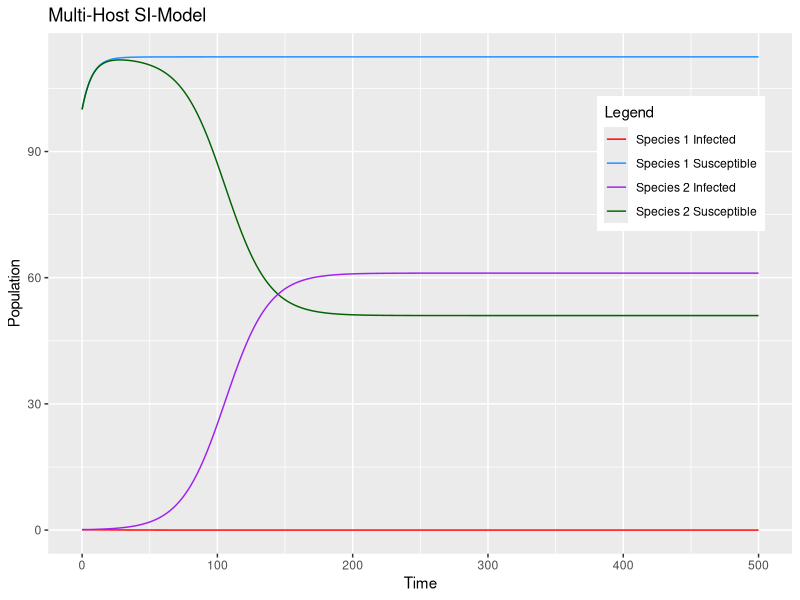
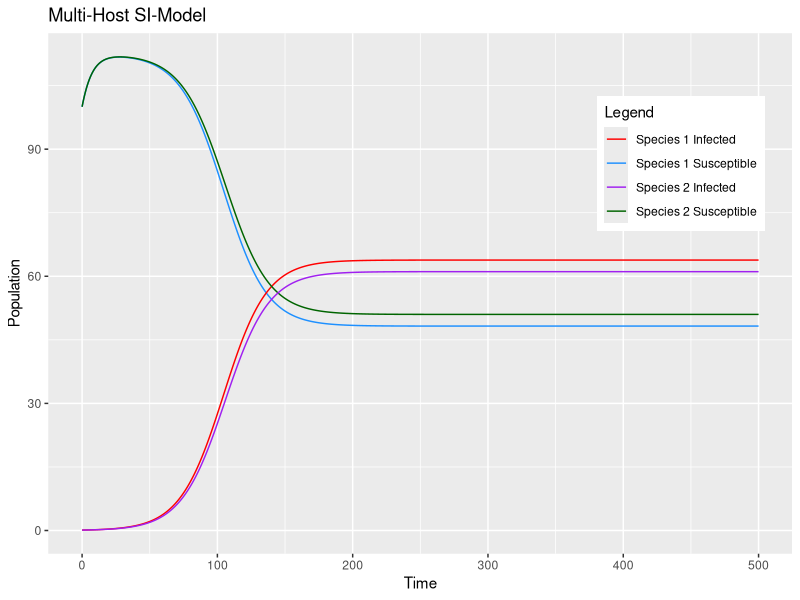
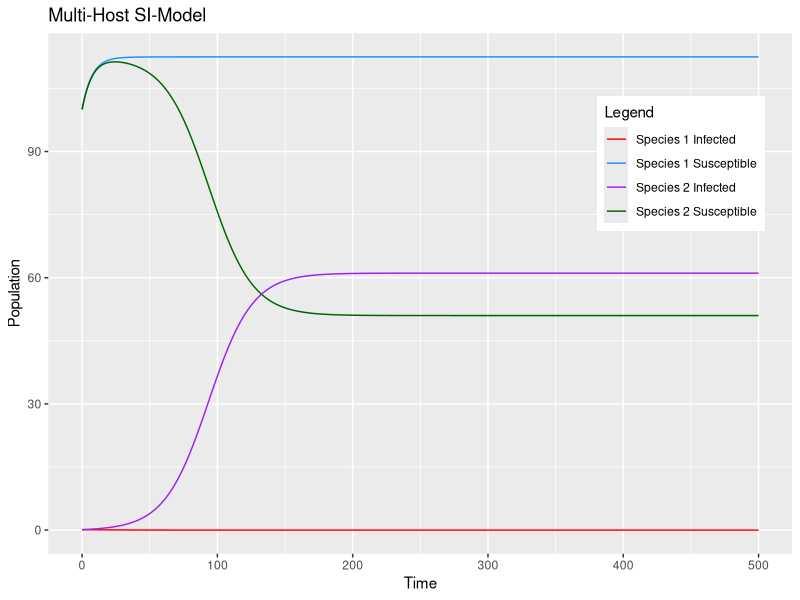

Reproduce these figures in R, in order.
# BIOS 431 Emerging Infectious Diseases Lab 7 ----
# Justin Kim
# 11/01/2024

## Question 1 -----------------------------------------------------------------

library(deSolve)

MultiSI<-function (t, y, parameters){
  S1 = y[1]; I1 = y[2]; S2 = y[3]; I2 = y[4];
  with(
    as.list(parameters),
    {
      # We just expand our simple old density-dependent SI model to include another host
      # So that means we need two groups of susceptible and infected for host 1 and host 2
      dS1dt = b*(S1+I1)*(1-(S1+I1)/K)-beta11*S1*I1-beta12*S1*I2-d*S1
      dI1dt = beta11*S1*I1+beta12*S1*I2-(d+v)*I1
      dS2dt = b*(S2+I2)*(1-(S2+I2)/K)-beta22*S2*I2-beta21*S2*I1-d*S2
      dI2dt = beta22*S2*I2+beta21*S2*I1-(d+v)*I2
      res = c(dS1dt,dI1dt,dS2dt,dI2dt)
      list(res)
    }
  )
}

# The function above models a multi-host SI-model; the state variables of the model are 
# ... identified as S1, S2, I1, and I2.The S variables describes the susceptible population
# ... in either host; the I variables describe the infected population of the hosts.
# ... For the parameters, b and d represent the birth and death rates, respectively.
# ... K is the carrying capacity. The beta parameters quantify the transmission rates
# ... between hosts; beta11 describes the transmission of the infection from an
# ... individual from host 1 to another in host 1. beta12 describes the transmission
# ... rate from host 1 to host 2... and so on. Our model makes some assumptions, such
# ... as the assumption that infected and susceptible individuals reproduce at the same
# ... rate, or that the birth and death rates are the same between the two hosts.


## Question 2 -----------------------------------------------------------------
library(ggplot2)

params = c(b = 0.2, d = 0.05, K= 150, beta11 = 0.0001, beta22 = 0.001, beta12=0.000,
           beta21=0.000, v = 0.001)
initial = c(S1=100, I1=0.1, S2=100, I2=0.1)
timespan=500 #duration of the simulation
t = seq(0,timespan,0.1) #created a sequence of time steps
steps=length(t) #we keep track of time steps in case we want to change the duration

mh_SI <- data.frame(lsoda(y = initial, times = t, parms = params, func = MultiSI))
mh_SI


Q2_plot <- ggplot(mh_SI, aes(x = time)) +
  geom_line(aes(y = S1, colour = 'Species 1 Susceptible')) +
  geom_line(aes(y = I1, colour = 'Species 1 Infected')) +
  geom_line(aes(y = S2, colour = 'Species 2 Susceptible')) +
  geom_line(aes(y = I2, colour = 'Species 2 Infected')) +
  xlab("Time") +
  ylab("Population") +
  ggtitle("Multi-Host SI-Model") +
  scale_colour_manual(name = "Legend",
                      values = c('Species 1 Susceptible' = 'dodgerblue', 
                                 'Species 1 Infected' = 'red', 
                                 'Species 2 Susceptible' = 'darkgreen', 
                                 'Species 2 Infected' = 'purple')) +
  theme(legend.position = c(0.85, 0.75))

Q2_plot


### a -----

# Based on the results of the simulation, I would predict that species 2 poses
# ... a greater risk of spillover than species 1. This is because, in the 
# ... species 1 population, there is a very low prevalence of the infected
# ... population, whereas the infected population grows to a very large proportion
# ... of the species 2 population. This indicates that the population of species
# ... sustains a greater level of infected population, making it more likely for
# ... a cross-species infection to go from species 2 to species 1.

### b ----

# The conditions in which the transmission from species 1 to 2 is nonzero
params_12 = c(b = 0.2, d = 0.05, K= 150, beta11 = 0.0001, beta22 = 0.001, beta12=0.001,
            beta21=0.000, v = 0.001)

test_12 = data.frame(lsoda(y = initial, times = t, parms = params_12, func = MultiSI))


# The conditions in which the transmission from species 2 to 1 is nonzero
params_21 = c(b = 0.2, d = 0.05, K= 150, beta11 = 0.0001, beta22 = 0.001, beta12=0.000,
              beta21=0.001, v = 0.001)

test_21 = data.frame(lsoda(y = initial, times = t, parms = params_21, func = MultiSI))

# Plot for when the transmission from species 1 to 2 is nonzero

test_plot1 <- ggplot(test_12, aes(x = time)) +
  geom_line(aes(y = S1, colour = 'Species 1 Susceptible')) +
  geom_line(aes(y = I1, colour = 'Species 1 Infected')) +
  geom_line(aes(y = S2, colour = 'Species 2 Susceptible')) +
  geom_line(aes(y = I2, colour = 'Species 2 Infected')) +
  xlab("Time") +
  ylab("Population") +
  ggtitle("Multi-Host SI-Model") +
  scale_colour_manual(name = "Legend",
                      values = c('Species 1 Susceptible' = 'dodgerblue', 
                                 'Species 1 Infected' = 'red', 
                                 'Species 2 Susceptible' = 'darkgreen', 
                                 'Species 2 Infected' = 'purple')) +
  theme(legend.position = c(0.85, 0.75))

test_plot1

# Plot for when the transmission from species 2 to 1 is nonzero

test_plot2 <- ggplot(test_21, aes(x = time)) +
  geom_line(aes(y = S1, colour = 'Species 1 Susceptible')) +
  geom_line(aes(y = I1, colour = 'Species 1 Infected')) +
  geom_line(aes(y = S2, colour = 'Species 2 Susceptible')) +
  geom_line(aes(y = I2, colour = 'Species 2 Infected')) +
  xlab("Time") +
  ylab("Population") +
  ggtitle("Multi-Host SI-Model") +
  scale_colour_manual(name = "Legend",
                      values = c('Species 1 Susceptible' = 'dodgerblue', 
                                 'Species 1 Infected' = 'red', 
                                 'Species 2 Susceptible' = 'darkgreen', 
                                 'Species 2 Infected' = 'purple')) +
  theme(legend.position = c(0.85, 0.75))

test_plot2
